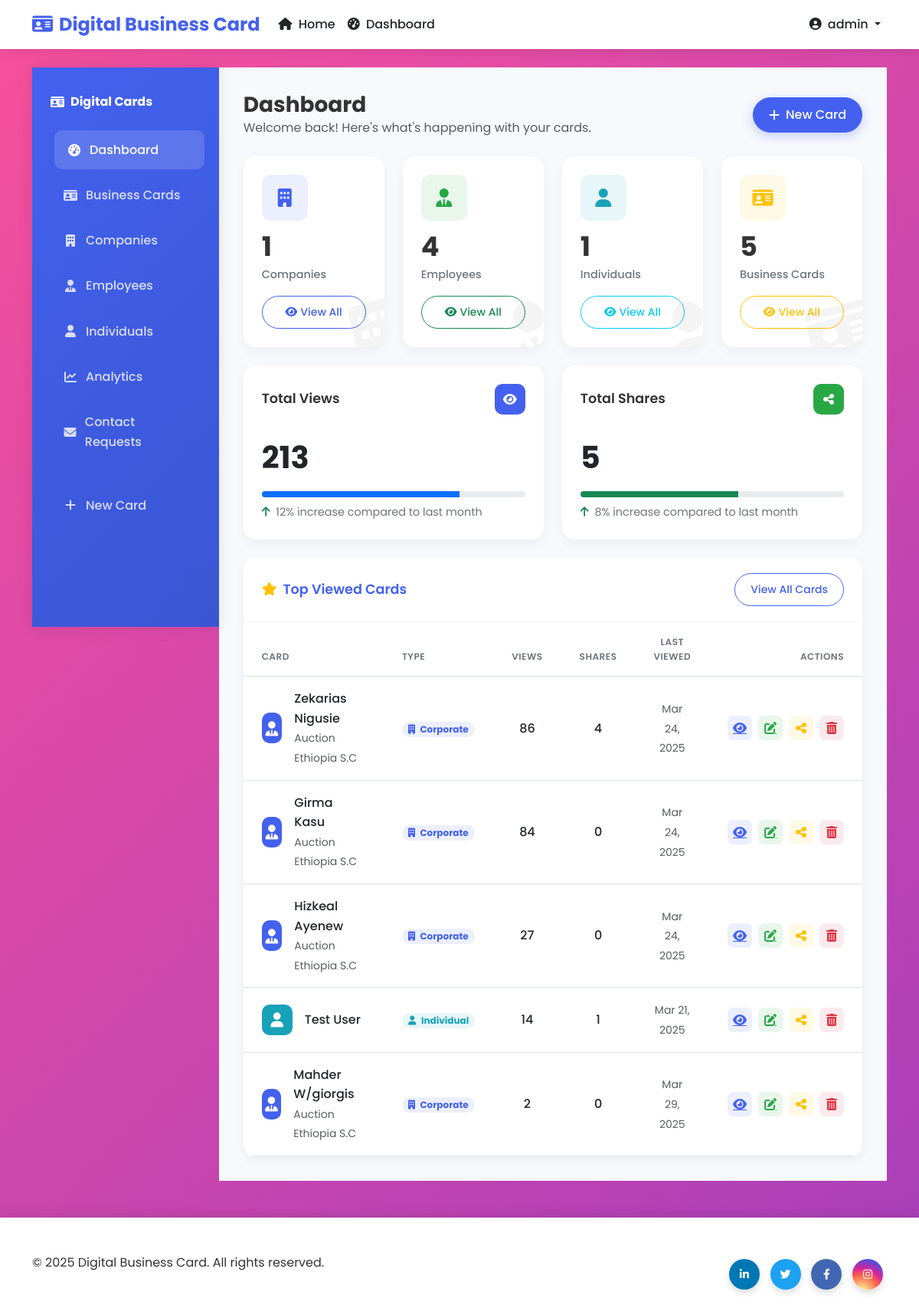
Page /dashboard/ (signed in) on the earlier database version.
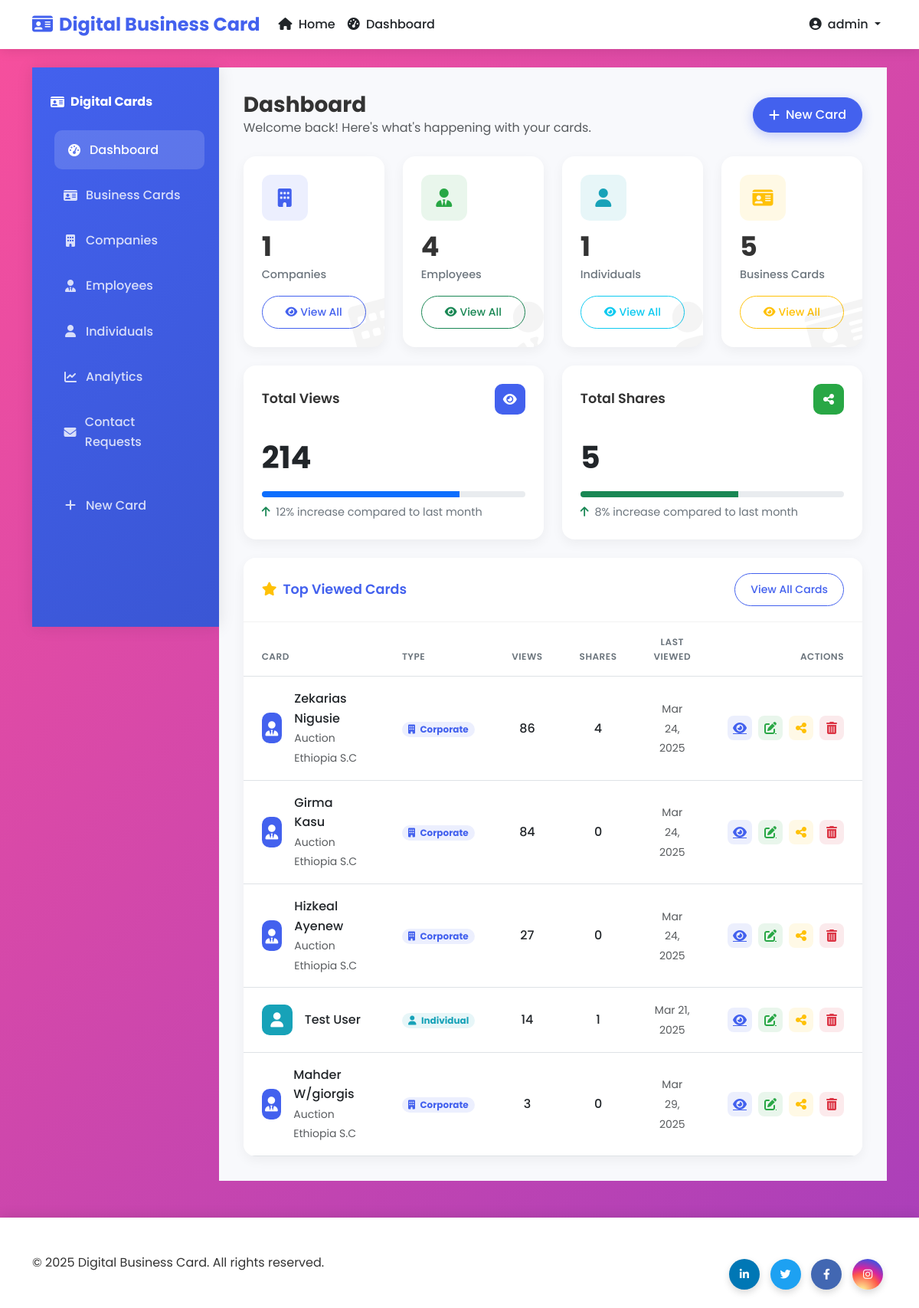
Same page on the later database version.
### cards/models.py (models this page shows, shortened)
class BusinessCard(models.Model):
    THEME_CHOICES = [
        ('default', 'Default'),
        ('elegant', 'Elegant'),
        ('modern', 'Modern'),
    ]
    uuid = models.UUIDField(default=uuid.uuid4, editable=False, unique=True)
    employee = models.OneToOneField(Employee, on_delete=models.CASCADE, null=True, blank=True, related_name='business_card')
    individual_client = models.OneToOneField(IndividualClient, on_delete=models.CASCADE, null=True, blank=True, related_name='business_card')
    qr_code = models.ImageField(upload_to='qr_codes/', blank=True)
    views = models.PositiveIntegerField(default=0)
    shares = models.PositiveIntegerField(default=0)
    last_viewed = models.DateTimeField(auto_now=True)
    created_at = models.DateTimeField(auto_now_add=True)
    theme = models.CharField(max_length=20, choices=THEME_CHOICES, default='default')

class Employee(models.Model):
    company = models.ForeignKey(Company, on_delete=models.CASCADE, related_name='employees')
    name = models.CharField(max_length=100)
    job_title = models.CharField(max_length=100)
    phone = models.CharField(max_length=20)
    email = models.EmailField()
    profile_picture = models.ImageField(upload_to='employee_pics/', blank=True)
    linkedin = models.URLField(blank=True)
    twitter = models.URLField(blank=True)
    facebook = models.URLField(blank=True)
    instagram = models.URLField(blank=True)
    created_at = models.DateTimeField(auto_now_add=True)

class Company(models.Model):
    name = models.CharField(max_length=100)
    logo = models.ImageField(upload_to='company_logos/', blank=True)
    address = models.CharField(max_length=200, blank=True)
    phone = models.CharField(max_length=20, blank=True)
    email = models.EmailField(blank=True)
    website = models.URLField(blank=True)
    created_at = models.DateTimeField(auto_now_add=True)
    class Meta:
        verbose_name_plural = "Companies"

### cards/views.py (the view)
# urls.py: path('dashboard/', views.dashboard, name='dashboard'),
@login_required
def dashboard(request):
    total_companies = Company.objects.count()
    total_employees = Employee.objects.count()
    total_individuals = IndividualClient.objects.count()
    total_cards = BusinessCard.objects.count()
    total_views = BusinessCard.objects.aggregate(Sum('views'))['views__sum'] or 0
    total_shares = BusinessCard.objects.aggregate(Sum('shares'))['shares__sum'] or 0
    top_cards = BusinessCard.objects.order_by('-views')[:5]
    context = {
        'total_companies': total_companies,
        'total_employees': total_employees,
        'total_individuals': total_individuals,
        'total_cards': total_cards,
        'total_views': total_views,
        'total_shares': total_shares,
        'top_cards': top_cards,
    }
    return render(request, 'cards/dashboard.html', context)

### cards/templates/cards/dashboard.html (shortened to what the changed rows need)
{% extends 'cards/base.html' %}
{% block content %}
<div class="dashboard-wrapper">
    <div class="dashboard-content">
        <div class="d-flex justify-content-between align-items-center mb-4">
            <div>
                <h1 class="h3 mb-0 fw-bold">Dashboard</h1>
            </div>
        </div>
        <div class="row g-4 mb-4">
            <div class="col-md-6">
                <div class="analytics-card">
                    <div class="analytics-header">
                        <h5 class="analytics-title">Total Views</h5>
                        <div class="analytics-icon" style="background-color: #4361ee;">
                        </div>
                    </div>
                    <div class="analytics-value">{{ total_views }}</div>
                    <div class="progress mb-2" style="height: 8px;">
                        <div class="progress-bar bg-primary" role="progressbar" style="width: 75%" aria-valuenow="75" aria-valuemin="0" aria-valuemax="100"></div>
                    </div>
                    <div class="analytics-subtitle">
                        <i class="fas fa-arrow-up text-success me-1"></i>
                        <span>12% increase</span> compared to last month
                    </div>
                </div>
            </div>
        </div>
        <div class="row g-4">
            <div class="col-12">
                <div class="table-card">
                    <div class="table-responsive">
                        <table class="table mb-0">
                            <thead>
                                <tr>
                                    <th>CARD</th>
                                    <th>TYPE</th>
                                    <th class="text-center">VIEWS</th>
                                    <th class="text-center">SHARES</th>
                                    <th class="text-center">LAST VIEWED</th>
                                    <th class="text-end">ACTIONS</th>
                                </tr>
                            </thead>
                            <tbody>
                                {% for card in top_cards %}
                                <tr>
                                    <td>
                                        <div class="d-flex align-items-center">
                                            <div class="card-avatar me-3" style="background-color: {% if card.employee %}#4361ee{% else %}#17a2b8{% endif %}">
                                                {% if card.employee %}
                                                    <i class="fas fa-user-tie"></i>
                                                {% else %}
                                                    <i class="fas fa-user"></i>
                                                {% endif %}
                                            </div>
                                            <div>
                                                <div class="fw-medium">
                                                    {% if card.employee %}
                                                        {{ card.employee.name }}
                                                    {% else %}
                                                        {{ card.individual_client.name }}
                                                    {% endif %}
                                                </div>
                                                <small class="text-muted">
                                                    {% if card.employee %}
                                                        {{ card.employee.company.name }}
                                                    {% endif %}
                                                </small>
                                            </div>
                                        </div>
                                    </td>
                                    <td>
                                        <span class="badge {% if card.employee %}badge-soft-primary{% else %}badge-soft-info{% endif %} rounded-pill px-2 py-1">
                                            {% if card.employee %}
                                                <i class="fas fa-building me-1"></i> Corporate
                                            {% else %}
                                                <i class="fas fa-user me-1"></i> Individual
                                            {% endif %}
                                        </span>
                                    </td>
                                    <td class="text-center">
                                        <span class="fw-medium">{{ card.views }}</span>
                                    </td>
                                    <td class="text-center">
                                        <span class="fw-medium">{{ card.shares }}</span>
                                    </td>
                                    <td class="text-center">
                                        <small class="text-muted">{{ card.last_viewed|date:"M d, Y" }}</small>
                                    </td>
                                    <td>
                                        <div class="d-flex justify-content-end gap-2">
                                            <a href="{% url 'card_detail' card.uuid %}" class="btn-action" data-bs-toggle="tooltip" title="View">
                                                <i class="fas fa-eye"></i>
                                            </a>
                                            <a href="{% url 'card_edit' card.id %}" class="btn-action btn-action-success" data-bs-toggle="tooltip" title="Edit">
                                                <i class="fas fa-edit"></i>
                                            </a>
                                            <button class="btn-action btn-action-warning share-card-btn" data-card-uuid="{{ card.uuid }}" data-bs-toggle="tooltip" title="Share">
                                                <i class="fas fa-share-alt"></i>
                                            </button>
                                            <button class="btn-action btn-action-danger" data-bs-toggle="tooltip" title="Delete" onclick="confirmDelete('{% url 'card_delete' card.id %}')">
                                                <i class="fas fa-trash-alt"></i>
                                            </button>
                                        </div>
                                    </td>
                                </tr>
                                {% endfor %}
                            </tbody>
                        </table>
                    </div>
                </div>
            </div>
        </div>
    </div>
</div>
{% endblock %}

Differences in the rows shown:
changed BusinessCard "Mar 29, 2025": views "2" → "3"
Other differences:
{{ total_views }}: "213" → "214"
